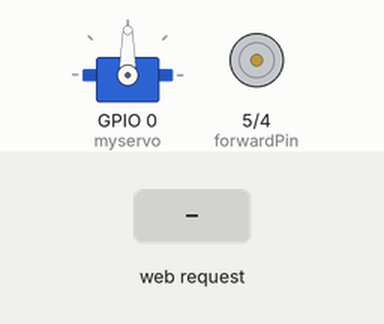
Simulated run of this sketch. Board: ESP8266 (NodeMCU). Parts: servo, motor-driver pin pairs drawn as motors (green arrow = first pin HIGH = forward, orange = second pin HIGH = backward, longer = more drive). Inputs (shaded band) come from the test bench. WiFi joins after 1.5 s; servers stay silent unless stated; what the sketch prints to the serial monitor is not drawn.

Above: at 2.7 s.
2.8 s: HTTP request GET /motor/1 received
At 3.9 s:
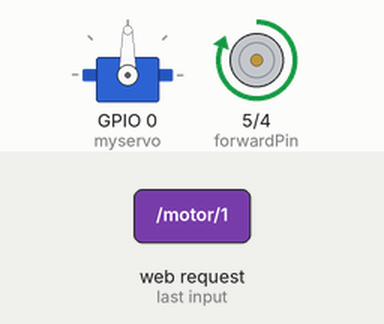
4.3 s: HTTP request GET /servo/left received
At 5.0 s:
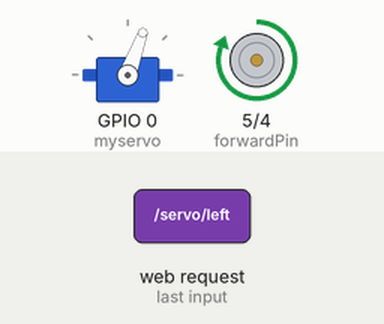
5.8 s: HTTP request GET /servo/right received
At 6.1 s:
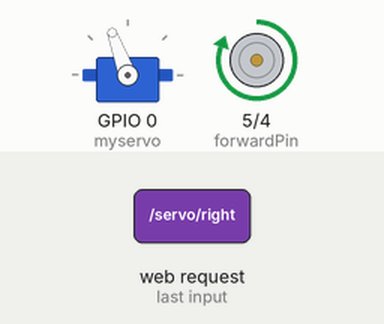
7.3 s: HTTP request GET /motor/2 received
At 8.5 s:
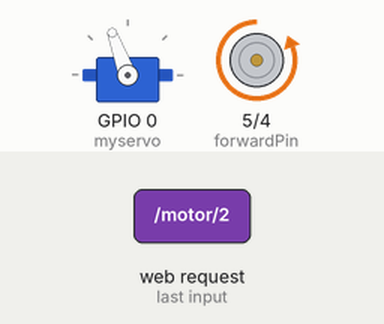
8.8 s: HTTP request GET /servo/0 received
At 9.6 s:
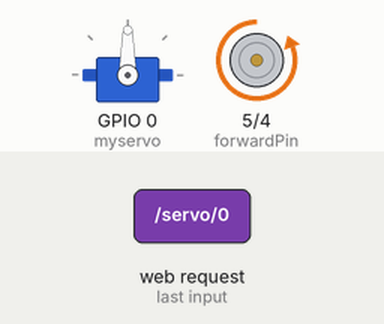
10.3 s: HTTP request GET /motor/0 received
At 10.8 s:
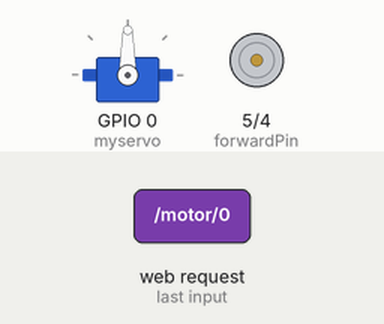
Timing chart, 0 to 12.8 s (numbered marks = the images above; inputs shaded):
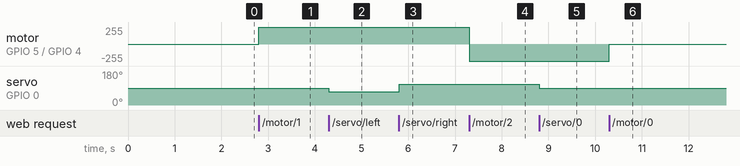

Measured:
- after the input at 2.8 s, motor on GPIO 5 (forwardPin) / GPIO 4 (backPin): stopped → forward 255/255 at once
- after the input at 4.3 s, servo on GPIO 0 (myservo): 90° → 70° at once
- after the input at 5.8 s, servo on GPIO 0 (myservo): 70° → 110° at once
- after the input at 7.3 s, motor on GPIO 5 (forwardPin) / GPIO 4 (backPin): forward 255/255 → backward 255/255 at once
- after the input at 8.8 s, servo on GPIO 0 (myservo): 110° → 90° at once
- after the input at 10.3 s, motor on GPIO 5 (forwardPin) / GPIO 4 (backPin): backward 255/255 → stopped at once

The sketch:

WebServer.ino
```cpp
#include <ESP8266WiFi.h>
#include <Servo.h>
#define forwardPin 5
#define backPin 4
const char* ssid = "aquaDroneCam";// назва wi-fi
const char* password = "228228337337";// пароль wi-fi
Servo myservo;
// Create an instance of the server
// specify the port to listen on as an argument
WiFiServer server(80);

void setup() {
  Serial.begin(115200);
  delay(10);
  myservo.attach(0);
  pinMode(backPin, OUTPUT);
  pinMode(forwardPin, OUTPUT);
  digitalWrite(forwardPin, 0);
  digitalWrite(backPin, 0);
  // Connect to WiFi network
  Serial.println();
  Serial.println();
  Serial.print("Connecting to ");
  Serial.println(ssid);

  WiFi.mode(WIFI_STA);
  WiFi.begin(ssid, password);

  while (WiFi.status() != WL_CONNECTED) {
    delay(500);
    Serial.print(".");
  }
  Serial.println("");
  Serial.println("WiFi connected");

  // Start the server
  server.begin();
  Serial.println("Server started");

  // Print the IP address
  Serial.println(WiFi.localIP());
}

void loop() {
  // Check if a client has connected
  WiFiClient client = server.available();
  if (!client) {
    return;
  }

  // Wait until the client sends some data
  Serial.println("new client");
  while (!client.available()) {
    delay(1);
  }

  // Read the first line of the request
  String req = client.readStringUntil('\r');
  Serial.println(req);
  client.flush();

  // Match the request
  int goForward;
  int goBack;
  if (req.indexOf("/servo/0") != -1) {
    myservo.write(90);
  }
  else if (req.indexOf("/motor/1") != -1) {
    digitalWrite(forwardPin, 1);
    digitalWrite(backPin, 0);
  }
  else if (req.indexOf("/motor/2") != -1) {
    digitalWrite(forwardPin, 0);
    digitalWrite(backPin, 1);
  }
  else if (req.indexOf("/motor/0") != -1) {
    digitalWrite(forwardPin, 0);
    digitalWrite(backPin, 0);
  }
  else if (req.indexOf("/servo/left") != -1) {
    myservo.write(70);
  }
  else if (req.indexOf("/servo/right") != -1) {
    myservo.write(110);
  }

  else {
    myservo.write(0);
    digitalWrite(forwardPin, 0);
    digitalWrite(backPin, 0);
    Serial.println("invalid request");
    client.stop();
    return;
  }

  // Set GPIO2 according to the request
  client.flush();

  // Prepare the response
  String s = "HTTP/1.1 200 OK\r\nContent-Type: text/html\r\n\r\n<!DOCTYPE HTML>\r\n<html>\r\nLEDPIN is now ";

  // Send the response to the client
  client.print(s);
  delay(1);
  Serial.println("Client disonnected");

  // The client will actually be disconnected
  // when the function returns and 'client' object is detroyed
}
```
